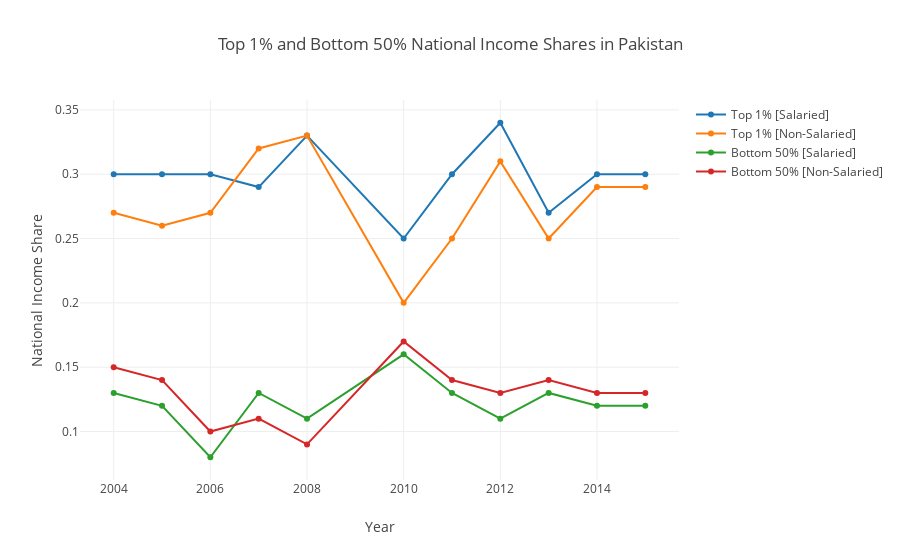

The notebook cell saved with this chart:
### Code cell
bottom_50_trace_salaried = go.Scatter(
    x = years,
    y = bottom_50_income_shares_salaried,
    name = 'Bottom 50% [Salaried]'
)

bottom_50_trace_nonsalaried = go.Scatter(
    x = years,
    y = bottom_50_income_shares_nonsalaried,
    name = 'Bottom 50% [Non-Salaried]'
)

layout = dict(title = 'Top 1% and Bottom 50% National Income Shares in Pakistan',
              xaxis = dict(title = 'Year'),
              yaxis = dict(title = 'National Income Share'),
              )
data = [top_1_trace_salaried, top_1_trace_nonsalaried, bottom_50_trace_salaried, bottom_50_trace_nonsalaried]
top1_bottom50_share = plotly.offline.iplot({
    "data": data,
    "layout": layout
})
top1_bottom50_share

### Figure 1 — Plotly figure (JSON) as saved in the notebook; plotly's stock layout.template omitted (floating-point values rounded to 4 significant figures)
{"data": [{"name": "Top 1% [Salaried]", "type": "scatter", "x": [2004, 2005, 2006, 2007, 2008, 2010, 2011, 2012, 2013, 2014, 2015], "y": [0.3, 0.3, 0.3, 0.29, 0.33, 0.25, 0.3, 0.34, 0.27, 0.3, 0.3]}, {"name": "Top 1% [Non-Salaried]", "type": "scatter", "x": [2004, 2005, 2006, 2007, 2008, 2010, 2011, 2012, 2013, 2014, 2015], "y": [0.27, 0.26, 0.27, 0.32, 0.33, 0.2, 0.25, 0.31, 0.25, 0.29, 0.29]}, {"name": "Bottom 50% [Salaried]", "type": "scatter", "x": [2004, 2005, 2006, 2007, 2008, 2010, 2011, 2012, 2013, 2014, 2015], "y": [0.13, 0.12, 0.08, 0.13, 0.11, 0.16, 0.13, 0.11, 0.13, 0.12, 0.12]}, {"name": "Bottom 50% [Non-Salaried]", "type": "scatter", "x": [2004, 2005, 2006, 2007, 2008, 2010, 2011, 2012, 2013, 2014, 2015], "y": [0.15, 0.14, 0.1, 0.11, 0.09, 0.17, 0.14, 0.13, 0.14, 0.13, 0.13]}], "layout": {"title": "Top 1% and Bottom 50% National Income Shares in Pakistan", "xaxis": {"title": "Year"}, "yaxis": {"title": "National Income Share"}}}
